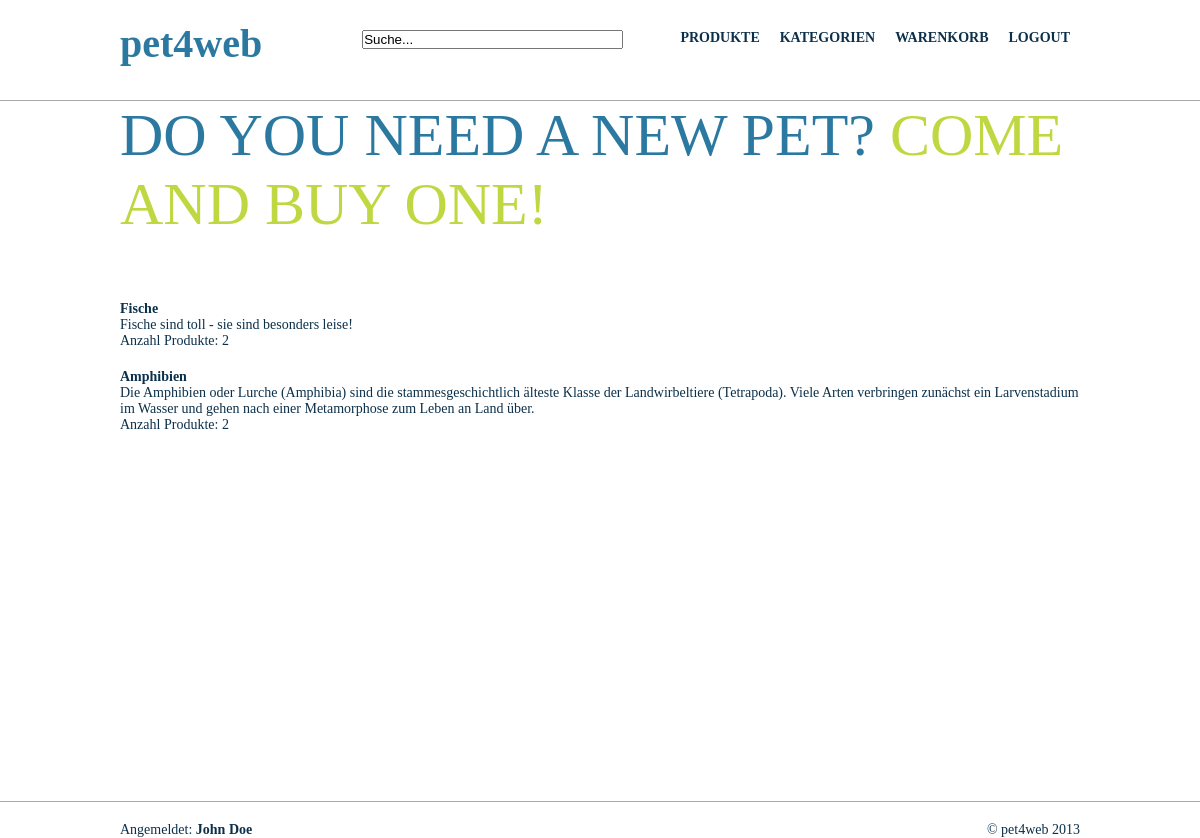
Screenshot of /index.php?section=category (signed in) with the database file from the repository.
### tables this page shows
CREATE TABLE IF NOT EXISTS `category` (
  `ID` int(11) NOT NULL AUTO_INCREMENT,
  `name` varchar(50) NOT NULL,
  `description` varchar(1000) NOT NULL,
  PRIMARY KEY (`ID`)
);

### kategorie.php (the view, shortened to what this page needs)
<?php
    require_once 'util.php';
    $connection = createDbConnection();
	if (!isset($_GET['ID']))
	{
		if(!isset($_GET['search']))
		{
			$sqlQuery ="SELECT category.ID, category.name, category.description, count(*) as count_products FROM category ".
								"left outer join product on product.category_id = category.id group by category.ID, category.name, category.description";
		}
	} else
	{
		$sqlQuery = "SELECT category.ID, category.name, category.description, count(*) as count_products FROM category ".
								"left outer join product on product.category_id = category.id ".
								" where category.ID = ".$_GET['ID']." ".
								"group by category.ID, category.name, category.description";
	}
    $result = mysql_query($sqlQuery, $connection);
	while($row = mysql_fetch_array($result))
	{
		echo '<p id="category">';
		echo '<a href="index.php?section=product&catid='.$row['ID'].'">'.$row['name'].'</a><br />';
		echo $row['description'].'<br />';
		echo 'Anzahl Produkte: '.$row['count_products'].'<br />';
		echo '</p>';
	}
?>

### css/scr_style.css (style rules this page uses)
body { font-family: Verdana; font-size: 14px; color: #0C304A; background-color: #fff; }
a:link { text-decoration:none; font-weight:bold; color: #0C304A; }
#category { margin-bottom: 20px; }

### rows the page displays
category: name "Fische", description "Fische sind toll - sie sind besonders leise!", count_products "2"
category: name "Amphibien", description "Die Amphibien oder Lurche (Amphibia) sind die stammesgeschichtlich älteste Klasse der Landwirbeltiere (Tetrapoda). Viele Arten verbringen zunächst ein Larvenstadium im Wasser und gehen nach einer Metamorphose zum Leben an Land über.", count_products "2"

### other values shown
$_SESSION['firstname'] "John"
$_SESSION['lastname'] "Doe"
